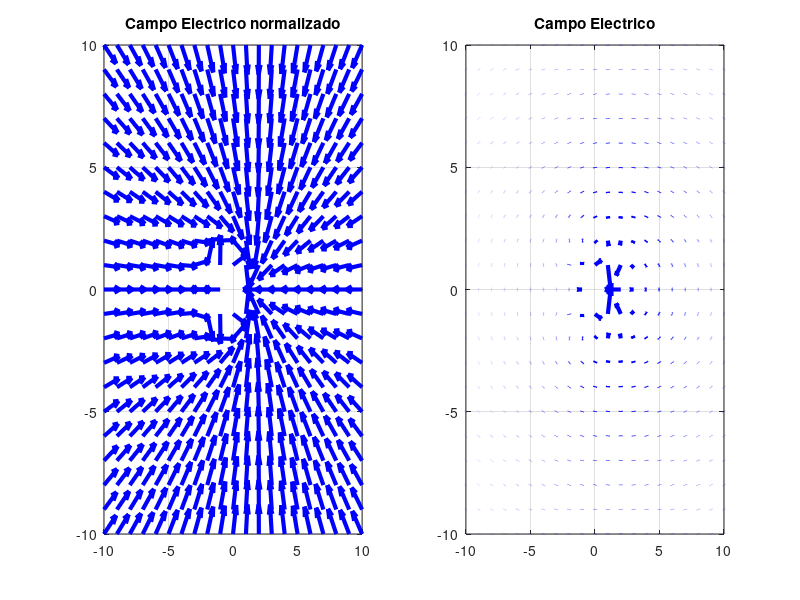

Here is the MATLAB script that generated this plot:
%% Plot in 2D, tested in Octave 
% Initial grid in 2D
a = -10;
b = 10;
dxy = 1;
[x, y] = meshgrid([a:dxy:b]);

% Initial values for fields and universal constants
Ex = zeros(size(meshgrid([a:dxy:b])));
Ey = zeros(size(meshgrid([a:dxy:b])));
Ke = 9e9;

% Charge distribution and N is the number of charges
% [q, x, y], q value and x, y position
Q = [1e-9, 0, 0; -2e-9, 1, 0];
N = size(Q, 1);

% Superpostion principle
for i = 1:N
  Ex = Ex + Q(i, 1)*Ke*((x - Q(i, 2))./((x - Q(i, 2)).^2 + (y - Q(i, 3)).^2).^(3/2));
  Ey = Ey + Q(i, 1)*Ke*((y - Q(i, 3))./((x - Q(i, 2)).^2 + (y - Q(i, 3)).^2).^(3/2));
end

% Calculate the length of vector
L = sqrt(Ex.^2 + Ey.^2);

% Plot Field representation
F1 = figure(1)
subplot(1,2,1)
F = quiver(x, y, Ex./L, Ey./L, 'color','blue','LineWidth',3.0)
title('Campo Electrico normalizado')
grid on
subplot(1,2,2)
F = quiver(x, y, Ex, Ey, 'color','blue','LineWidth',3.0)
title('Campo Electrico')
grid on
